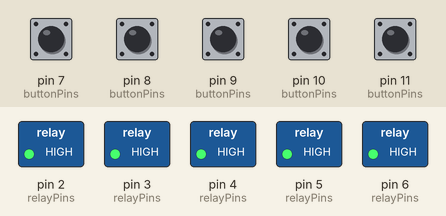
Simulated run of this sketch. Board: Arduino Uno, built with avr-gcc and run on an emulated ATmega328P. Shown: switched loads named in the sketch (green lamp = pin HIGH). The test bench sets the inputs (shaded band); at power-on: pin 7 (buttonPins), pin 8 (buttonPins), pin 9 (buttonPins), pin 10 (buttonPins), pin 11 (buttonPins) HIGH. Random numbers use the default seed unless the sketch sets one; what the sketch prints to the serial monitor is not drawn.

Above: at 1.3 s.
1.4 s: pin 7 (buttonPins) pulled LOW for 0.15 s
At 1.7 s:
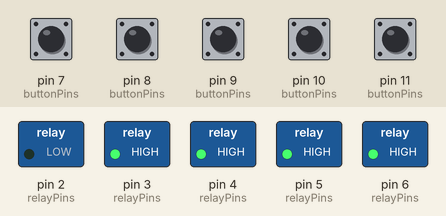
7.5 s: pin 9 (buttonPins) pulled LOW for 0.15 s
At 8.0 s:
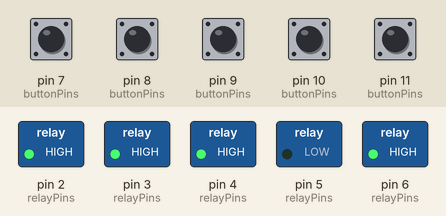
Timing chart, 0 to 20.3 s (numbered marks = the images above; inputs shaded):
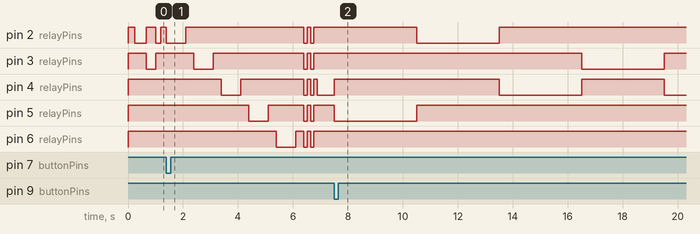

The sketch:

WACK_A_MOLE_SUCCESS_1_FEB_2026.ino
```cpp
/*****************************************************************************************
 * WHACK-A-MOLE (DISPLAYLESS VERSION)
 * - NO display (LCD / 7-seg removed)
 * - EDGE-detected hits only
 * - ACTIVE-LOW relay module
 * - added 5 second count down prep before gameplay and random light up before initial button push (05/02/2026)
 *****************************************************************************************/
// ================= PIN DEFINITIONS =================
 #define RELAY_RED     2
 #define RELAY_GREEN   3
 #define RELAY_BLUE    4
 #define RELAY_YELLOW  5
 #define RELAY_WHITE   6

 // Buttons (INPUT_PULLUP)
 #define BTN_RED       7
 #define BTN_GREEN     8
 #define BTN_BLUE      9
 #define BTN_YELLOW    10
 #define BTN_WHITE     11
 // ===================================================

 const int relayPins[5]  = { RELAY_RED, RELAY_GREEN, RELAY_BLUE, RELAY_YELLOW, RELAY_WHITE };
 const int buttonPins[5] = { BTN_RED, BTN_GREEN, BTN_BLUE, BTN_YELLOW, BTN_WHITE };
 const char* colors[5]  = { "RED", "GREEN", "BLUE", "YELLOW", "WHITE" };

 // ================= GAME CONSTANTS =================
 const int startLitTime = 3000;

 const int Level2000ms = 50;
 const int Level1000ms = 200;
 const int Level500ms  = 400;

 const int MoleLevel2  = 100;
 const int MoleLevel3  = 300;

 const int GAME_TIME_SEC = 30;
const int PREP_COUNTDOWN_SEC = 5;
const int BONUS_TIME_SEC = 15;
const unsigned long IDLE_PATTERN_MIN_MS = 150;
const unsigned long IDLE_PATTERN_MAX_MS = 600;
 const unsigned long DEBOUNCE_MS = 400;
 // ===================================================

 // ================= GAME STATE =================
 bool moleActive[5];
 unsigned long moleEnd[5];
 unsigned long lastPressed[5];

 int score = 0;
 bool bonusUsed = false;
 bool gameRunning = false;
 int molesLit = 0;
int bonusTimeSec = 0;

 unsigned long gameStartMillis;

 int lastButtonState[5];
unsigned long lastIdlePatternMillis = 0;
unsigned long idlePatternIntervalMs = 250;
 // ===============================================

void printScoreState(const char* eventTag) {
  int timeLeft = gameRunning
    ? ((GAME_TIME_SEC + bonusTimeSec) - int((millis() - gameStartMillis) / 1000))
    : 0;

  if (timeLeft < 0) timeLeft = 0;

  Serial.print("[SCORE] ");
  Serial.print(eventTag);
  Serial.print(" | score=");
  Serial.print(score);
  Serial.print(" | active=");
  Serial.print(molesLit);
  Serial.print(" | bonus=");
  Serial.print(bonusUsed ? "YES" : "NO");
  Serial.print(" | timeLeft=");
  Serial.println(timeLeft);
}

void runPrepCountdownLights() {
  setAllRelaysOff();

  for (int i = PREP_COUNTDOWN_SEC; i > 0; i--) {
    int idx = PREP_COUNTDOWN_SEC - i;

    setAllRelaysOff();
    digitalWrite(relayPins[idx], LOW);

    Serial.print("COUNTDOWN ");
    Serial.print(i);
    Serial.print(" -> ");
    Serial.println(colors[idx]);

    delay(700);
    digitalWrite(relayPins[idx], HIGH);
    delay(300);
  }

  // Flash all relays before gameplay starts
  for (int flash = 0; flash < 2; flash++) {
    for (int i = 0; i < 5; i++) {
      digitalWrite(relayPins[i], LOW);
    }
    delay(120);
    setAllRelaysOff();
    delay(120);
  }
}
void setAllRelaysOff() {
  for (int i = 0; i < 5; i++) {
    digitalWrite(relayPins[i], HIGH);
  }
}

 void setup() {
   Serial.begin(9600);
   randomSeed(analogRead(0));

   // ===== FORCE RELAYS OFF FIRST =====
   for (int i = 0; i < 5; i++) {
     pinMode(relayPins[i], OUTPUT);
     digitalWrite(relayPins[i], HIGH);   // ACTIVE-LOW → OFF
   }

   delay(100);

   // ===== BUTTONS =====
   for (int i = 0; i < 5; i++) {
     pinMode(buttonPins[i], INPUT_PULLUP);
     lastButtonState[i] = digitalRead(buttonPins[i]);
     lastPressed[i] = 0;
     moleActive[i] = false;
   }

   Serial.println("Whack-a-Mole Ready");
   Serial.println("Press ANY button to start");
 }

 void loop() {
   if (!gameRunning) {
    // Idle glow pattern (random relays) until game starts
    if (millis() - lastIdlePatternMillis >= idlePatternIntervalMs) {
      int choice = random(7); // 0-4 single relay, 5 = all on, 6 = all off
      for (int i = 0; i < 5; i++) {
        bool on = (choice < 5) ? (i == choice) : (choice == 5);
        digitalWrite(relayPins[i], on ? LOW : HIGH);
     }
      lastIdlePatternMillis = millis();
      idlePatternIntervalMs = random(IDLE_PATTERN_MIN_MS, IDLE_PATTERN_MAX_MS + 1);
    }

     // Start game on ANY button HIT
     for (int i = 0; i < 5; i++) {
       int state = digitalRead(buttonPins[i]);
       if (lastButtonState[i] == HIGH && state == LOW) {
         startGame();
         break;
       }
       lastButtonState[i] = state;
     }
     return;
   }

   // ===== GAME TIMER =====
  int timeLeft = (GAME_TIME_SEC + bonusTimeSec) - int((millis() - gameStartMillis) / 1000);
   if (timeLeft <= 0) {
     endGame();
     return;
   }

   // ===== BUTTON CHECK =====
   for (int i = 0; i < 5; i++) {
     int state = digitalRead(buttonPins[i]);

     if (lastButtonState[i] == HIGH && state == LOW) {
       unsigned long delta = millis() - lastPressed[i];

       if (delta > DEBOUNCE_MS) {
         lastPressed[i] = millis();

         if (moleActive[i]) {
           // HIT
           score += 10;
           moleActive[i] = false;
           digitalWrite(relayPins[i], HIGH); // OFF
           molesLit--;

           Serial.print("HIT → ");
           Serial.println(colors[i]);
           printScoreState("hit");

           addMole(i);

           if (score >= MoleLevel2 && molesLit < 2) addMole(-1);
           if (score >= MoleLevel3 && molesLit < 3) addMole(-1);

           if (!bonusUsed && score >= 500) {
             bonusUsed = true;
            bonusTimeSec += BONUS_TIME_SEC;
             Serial.println("BONUS +15 sec");
            printScoreState("bonus_awarded");
           }
         } else {
           // MISS
           score -= 5;
           if (score < 0) score = 0;

           Serial.print("MISS → ");
           Serial.println(colors[i]);
           printScoreState("miss");
         }
       }
     }

     lastButtonState[i] = state;
   }

   // ===== MOLE TIMEOUT =====
   for (int i = 0; i < 5; i++) {
     if (moleActive[i] && millis() > moleEnd[i]) {
       moleActive[i] = false;
       digitalWrite(relayPins[i], HIGH);
       molesLit--;
       Serial.print("TIMEOUT -> ");
       Serial.println(colors[i]);
       addMole(i);
     }
   }
 }

 // ================= START GAME =================
 void startGame() {
   Serial.println("GAME STARTED");

   score = 0;
   bonusUsed = false;
  bonusTimeSec = 0;
   molesLit = 0;
   gameRunning = true;

   for (int i = 0; i < 5; i++) {
     moleActive[i] = false;
  }
  setAllRelaysOff();

  // Prep countdown before gameplay
  Serial.print("GAME STARTING IN ");
  Serial.print(PREP_COUNTDOWN_SEC);
  Serial.println("...");
  runPrepCountdownLights();

  gameStartMillis = millis();
  addMole(-1);
  printScoreState("game_start");
 }

 // ================= END GAME =================
 void endGame() {
   Serial.print("GAME OVER | SCORE = ");
   Serial.println(score);

   gameRunning = false;

   for (int i = 0; i < 5; i++) {
     moleActive[i] = false;
     digitalWrite(relayPins[i], HIGH);
   }
    printScoreState("game_over");
   Serial.println("Press any button to restart");
 }

 // ================= ADD MOLE =================
void addMole(int avoidIndex) {
  int ttl = startLitTime;

  if (score >= Level500ms) {
    ttl = 500;
  } else if (score >= Level1000ms) {
    ttl = 1000;
  } else if (score >= Level2000ms) {
    ttl = 2000;
  }

  int available[5];
  int availableCount = 0;

  for (int i = 0; i < 5; i++) {
    if (!moleActive[i] && i != avoidIndex) {
      available[availableCount++] = i;
    }
  }

  if (availableCount == 0 &&
      avoidIndex >= 0 &&
      avoidIndex < 5 &&
      !moleActive[avoidIndex]) {
    available[availableCount++] = avoidIndex;
  }

  if (availableCount == 0) return;

  int pick = available[random(availableCount)];
  moleActive[pick] = true;
  moleEnd[pick] = millis() + ttl;
  digitalWrite(relayPins[pick], LOW);
  molesLit++;

  Serial.print("MOLE -> ");
  Serial.print(colors[pick]);
  Serial.print(" | TTL=");
  Serial.print(ttl);
  Serial.print("ms | lit=");
  Serial.println(molesLit);
}
```
